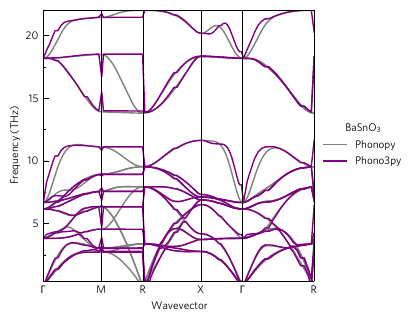

Generate this figure with Python:
#!/usr/bin/env python3

import tp

pfile = 'band-444.yaml'
kfile = 'kappa-m363636.hdf5'
poscar = 'POSCAR'

pplabel = 'Phonopy'
p3plabel = 'Phono3py'

fig, ax, add_legend = tp.axes.small.one()

pp = tp.data.load.phonopy_dispersion(pfile)
p3p = tp.data.load.phono3py(kfile, 'frequency')

tp.plot.phonons.add_dispersion(ax, pp, colour='grey', label=pplabel)
tp.plot.phonons.add_alt_dispersion(ax, p3p, pp, 'frequency', poscar=poscar,
                                   label=p3plabel, colour='purple')

add_legend(title='$BaSnO_3$')
fig.savefig('compare-phono3py.pdf')
